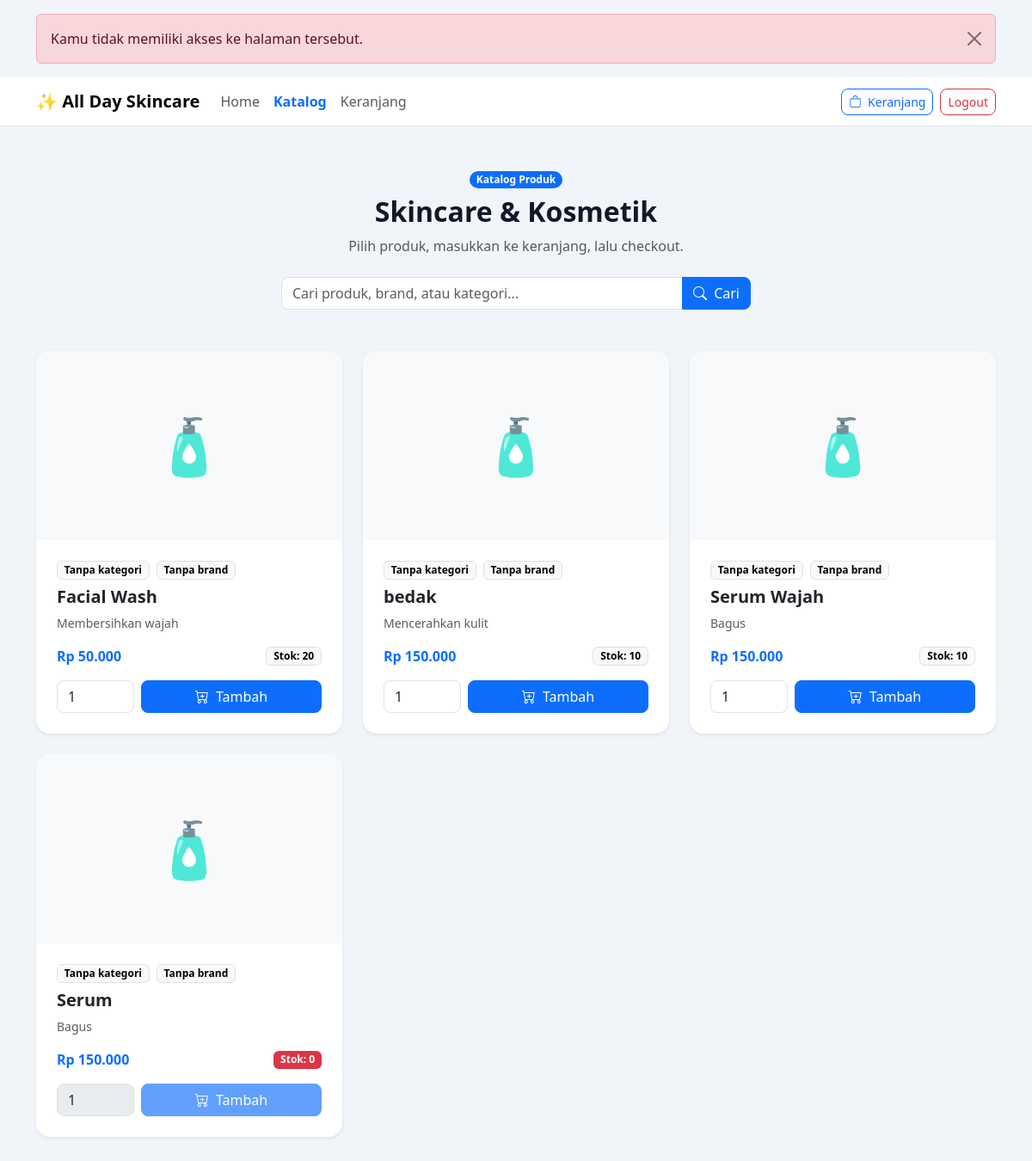
Page /tokoskincare/index.php?page=katalog&error=forbidden (signed in) on the committed database.
### tables this page shows
CREATE TABLE `products` (
  `id_product` bigint(20) UNSIGNED NOT NULL,
  `nama_produk` varchar(150) NOT NULL,
  `deskripsi` text NOT NULL,
  `harga` decimal(12,2) NOT NULL,
  `stok` int(11) NOT NULL DEFAULT 0,
  `id_kategori` bigint(20) UNSIGNED DEFAULT NULL,
  `id_brand` bigint(20) UNSIGNED DEFAULT NULL,
  `gambar` varchar(255) NOT NULL,
  `created_at` timestamp NOT NULL DEFAULT current_timestamp(),
  `updated_at` timestamp NULL DEFAULT NULL
);

### tokoskincare/config/helpers.php (called while the page is built, shortened)
<?php
function e($value): string
{
    return htmlspecialchars((string) $value, ENT_QUOTES, 'UTF-8');
}
function rupiah($number): string
{
    return 'Rp ' . number_format((float) $number, 0, ',', '.');
}
function getParam(string $key, $default = '')
{
    return $_GET[$key] ?? $default;
}

### tokoskincare/user/katalog.php (the view, shortened to what this page needs)
<?php
require_once __DIR__ . '/../config/helpers.php';
require_once __DIR__ . '/../config/koneksi.php';
require_once __DIR__ . '/../layout/store_navbar.php';
$search = trim((string) getParam('q'));
$sql = '
    SELECT products.*, categories.nama_kategori, brands.nama_brand
    FROM products
    LEFT JOIN categories ON categories.id_kategori = products.id_kategori
    LEFT JOIN brands ON brands.id_brand = products.id_brand
';
$sql .= ' ORDER BY products.id_product DESC';
$stmt = mysqli_prepare($conn, $sql);
if ($stmt) {
    mysqli_stmt_execute($stmt);
    $data = mysqli_stmt_get_result($stmt);
} else {
    $data = mysqli_query($conn, 'SELECT * FROM products ORDER BY id_product DESC');
}
?>
<div class="container py-5">
    <div class="text-center mb-4">
        <span class="badge rounded-pill text-bg-primary mb-2">Katalog Produk</span>
        <h2 class="fw-bold">Skincare & Kosmetik</h2>
        <p class="text-muted mb-0">Pilih produk, masukkan ke keranjang, lalu checkout.</p>
    </div>
    <form method="GET" class="row justify-content-center mb-5">
        <div class="col-md-6">
            <div class="input-group">
                <input type="text" name="q" value="<?= e($search) ?>" class="form-control rounded-start-3" placeholder="Cari produk, brand, atau kategori...">
                <button class="btn btn-primary rounded-end-3" type="submit"><i class="bi bi-search me-1"></i> Cari</button>
            </div>
        </div>
    </form>
    <div class="row g-4">
        <?php if ($data && mysqli_num_rows($data) > 0): ?>
            <?php while ($p = mysqli_fetch_assoc($data)): ?>
                <?php
                $image = $p['gambar'] ?? '-';
                $imagePath = ($image && $image !== '-') ? 'uploads/products/' . $image : '';
                $stok = (int) ($p['stok'] ?? 0);
                ?>
                <div class="col-md-6 col-lg-4">
                    <div class="card border-0 shadow-sm rounded-4 h-100 card-hover overflow-hidden">
                        <?php if ($imagePath && file_exists(__DIR__ . '/../' . $imagePath)): ?>
                            <img src="<?= e($imagePath) ?>" alt="<?= e($p['nama_produk']) ?>" style="height: 220px; object-fit: cover;">
                        <?php else: ?>
                            <div class="d-flex align-items-center justify-content-center bg-light" style="height: 220px; font-size: 4rem;">🧴</div>
                        <?php endif; ?>
                        <div class="card-body p-4 d-flex flex-column">
                            <div class="d-flex gap-2 flex-wrap mb-2">
                                <span class="badge text-bg-light border"><?= e($p['nama_kategori'] ?? 'Tanpa kategori') ?></span>
                                <span class="badge text-bg-light border"><?= e($p['nama_brand'] ?? 'Tanpa brand') ?></span>
                            </div>
                            <h5 class="fw-bold mb-2"><?= e($p['nama_produk']) ?></h5>
                            <p class="text-muted small mb-3 flex-grow-1"><?= e($p['deskripsi'] ?? 'Produk skincare berkualitas.') ?></p>
                            <div class="d-flex justify-content-between align-items-center mb-3">
                                <span class="fw-bold text-primary"><?= rupiah($p['harga']) ?></span>
                                <span class="badge <?= $stok > 0 ? 'text-bg-light border' : 'text-bg-danger' ?>">Stok: <?= e($stok) ?></span>
                            </div>
                            <form method="POST" action="process/add_to_cart.php" class="d-flex gap-2">
                                <input type="number" name="qty" min="1" max="<?= e(max($stok, 1)) ?>" value="1" class="form-control rounded-3" style="max-width:90px;" <?= $stok <= 0 ? 'disabled' : '' ?>>
                                <button type="submit" class="btn btn-primary rounded-3 flex-grow-1" <?= $stok <= 0 ? 'disabled' : '' ?>>
                                    <i class="bi bi-cart-plus me-1"></i> Tambah
                                </button>
                            </form>
                        </div>
                    </div>
                </div>
            <?php endwhile; ?>
        <?php else: ?>
            <div class="col-12">
                <div class="alert alert-info text-center rounded-4">Belum ada produk yang tersedia.</div>
            </div>
        <?php endif; ?>
    </div>
</div>

### tokoskincare/layout/header.php (style rules this page uses)
:root { --primary: #6c63ff; --primary-soft: #ede9fe; --bg: #f1f4f9; --text-muted: #6b7280; }
body { background: var(--bg); color: #111827; }
.card { border-radius: 1rem; transition: .2s ease; }

### rows in the picture
products: nama_kategori "Tanpa kategori", nama_brand "Tanpa brand", nama_produk "Facial Wash", deskripsi "Membersihkan wajah", harga "Rp 50.000", stok "20", qty "1"
products: nama_kategori "Tanpa kategori", nama_brand "Tanpa brand", nama_produk "bedak", deskripsi "Mencerahkan kulit", harga "Rp 150.000", stok "10", qty "1"
products: nama_kategori "Tanpa kategori", nama_brand "Tanpa brand", nama_produk "Serum Wajah", deskripsi "Bagus", harga "Rp 150.000", stok "10", qty "1"
products: nama_kategori "Tanpa kategori", nama_brand "Tanpa brand", nama_produk "Serum", deskripsi "Bagus", harga "Rp 150.000", stok "0", qty "1"

### other values in the picture
$message "Kamu tidak memiliki akses ke halaman tersebut."
